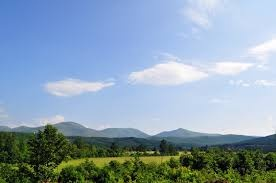
#> input picture stego.jpg, 276 x 183 px, found by its file name
$ python bitplaneanaylsis.py
#> lines starting #> are read from the running program, lines starting #| are printed output that depends on the picture; after the words box and inside, x2 and y2 are one past the last pixel; in counts of white or black regions, pixels touching at a corner belong together
import cv2
import matplotlib.pyplot as plt

img = cv2.imread('stego.jpg', 0)
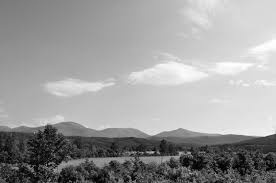
#> img: shape (183, 276); min 0, max 255, mean 155.6

plt.figure(figsize=(10,8))

for i in range(8):
    bit_plane = (img >> i) & 1
    plt.subplot(2,4,i+1)
    plt.imshow(bit_plane, cmap='gray')
    plt.title(f'Bit Plane {i}')
    plt.axis('off')
#> this loop made 8 passes
#> pass 1, `bit_plane = (img >> i) & 1`:
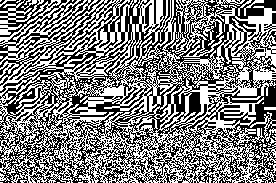
#> bit_plane: shape (183, 276); values 0 (black) and 1 (white), 49.8% white in thin lines or dots
#> pass 2, `bit_plane = (img >> i) & 1`:
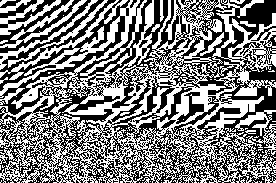
#> bit_plane: shape (183, 276); values 0 (black) and 1 (white), 49.6% white; 134 white regions (118 under 20 px), largest, box (x1, y1, x2, y2) and area: (0, 0, 276, 183) 22362, (0, 0, 87, 48) 700, (0, 0, 61, 35) 559
#> pass 3, `bit_plane = (img >> i) & 1`:
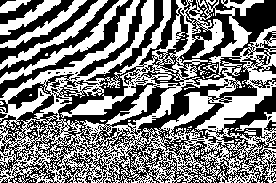
#> bit_plane: shape (183, 276); values 0 (black) and 1 (white), 49.6% white; 118 white regions (109 under 20 px), largest, box (x1, y1, x2, y2) and area: (0, 0, 276, 183) 20967, (0, 0, 128, 84) 1163, (0, 0, 108, 70) 952

plt.tight_layout()
plt.show()
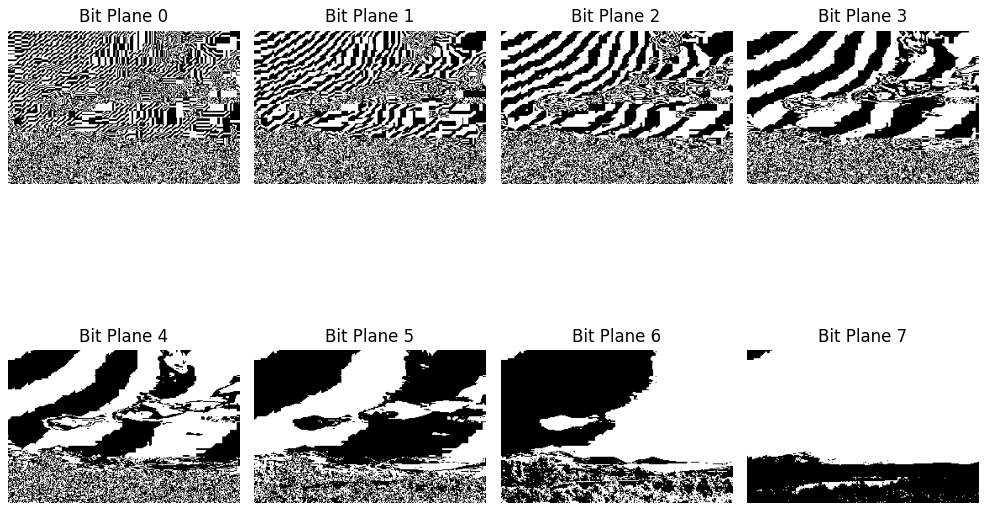
#> figure drawn by matplotlib, 8 panels
